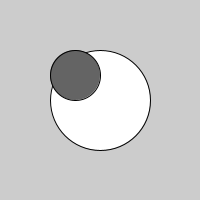
Frame 1 (no input)
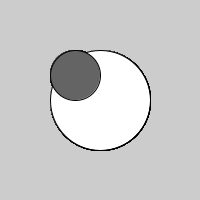
Frame 60 (the mouse pressed at the canvas centre just before this capture)
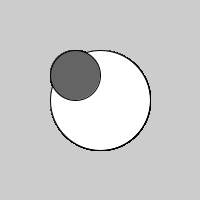
Frame 120 (the mouse held since frame 60 and released just before this capture)

The Processing sketch that drew these frames (run headless with seeded random() and noise(); from frame 60 on, the mouse is pressed at the canvas centre):

// Processing sketch: ellipse_corner_and_corners
// ── ellipse_corner_and_corners.pde
void setup() {
  size(200, 200);
}

void draw() {
  // 绘制模式为 CORNER
  ellipseMode(CORNER);

  // 大圆的填充色为白色
  fill(255);

  // 利用CORNER模式绘制的大圆
  ellipse(50, 50, 100, 100);

  // 绘制模式为CORNERS
  ellipseMode(CORNERS);

  // 小圆的填充色为深灰色
  fill(100);

  // 利用CORNERS模式绘制的小圆
  ellipse(50, 50, 100, 100);
}
